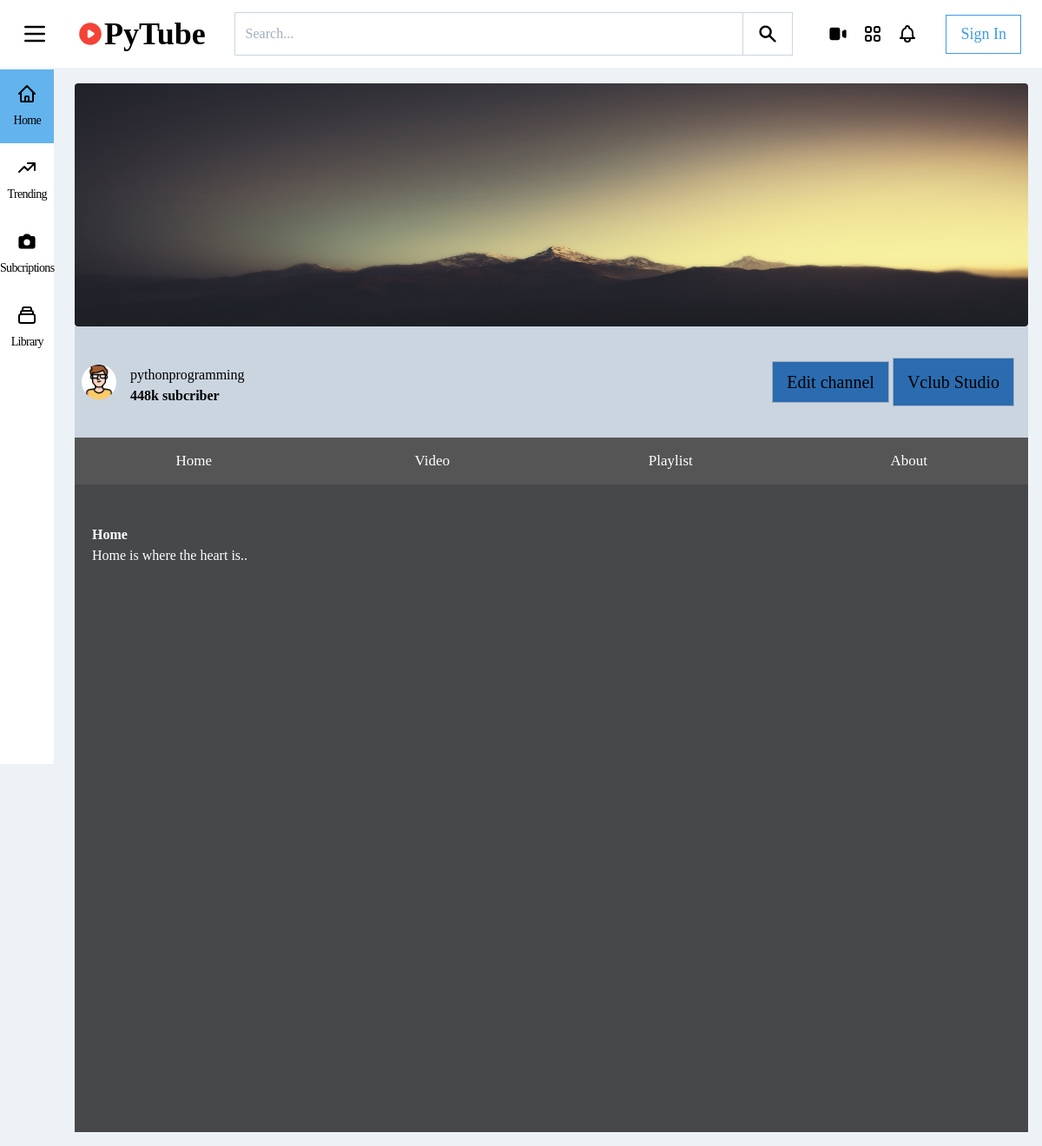
The app's page /channel/dhairya/ with its own data.
### app/models.py (models this page shows, shortened)
class Channel(models.Model):
	name = models.CharField(max_length=200)
	user = models.ForeignKey(User, on_delete=models.CASCADE)
	channel_art = models.ImageField(upload_to="channel/", default='default_art.jpg')
	channel_icon = models.ImageField(upload_to='profile/', default='default_icon.png')
	slug = models.SlugField()
	description = models.TextField(blank=True, null=True)
	category = models.ForeignKey(Category, on_delete=models.CASCADE)

### app/views.py (the view)
# urls.py: path('channel/<slug>/', views.channel, name='mychannel'),
def channel(request, slug):
	channel = Channel.objects.get(slug=slug)
	context = {
		'channel': channel
	}
	return render(request, 'channel/channel_home.html', context)

### templates/channel/channel_home.html (shortened to what this page needs)
{% extends 'base.html' %}
{% load static %}
{% block content %}
<div class=" w-full flex justify-center items-center " style="height: 280px;">
	<img src="{{ channel.channel_art.url }}" class="block w-screen rounded h-full" alt="channel art">
</div>
<div>
	<div class="w-full h-32 bg-gray-400 flex items-center justify-between">
		<div class="flex space-x-4 pt-2 px-2">
			<img src="{{channel.channel_icon.url}}" class="rounded-full h-10 w-10" alt="profile pic">
			<div>
				<h2>{{ channel.name }}</h2>
				<h4>448k subcriber</h4>
			</div>
		</div>
		<div class="py-2 px-4">
			<a href="{% url 'update_channel' channel.slug %}" class="text-xl bg-blue-700 border border-gray-500 px-4 py-3">Edit channel</a>
			<button class="text-xl bg-blue-700 border border-gray-500 px-4 py-3">Vclub Studio</button>
		</div>
	</div>
	<div class="tab-container">
		<button class="tablink active:bg-gray-300" onclick="openPage('Home', this)" id="defaultOpen">Home</button>
		<button class="tablink active:bg-gray-300" onclick="openPage('video', this)">Video</button>
		<button class="tablink active:bg-gray-300" onclick="openPage('playlist', this)">Playlist</button>
		<button class="tablink active:bg-gray-300" onclick="openPage('About', this)">About</button>
		<div id="Home" class="tabcontent">
			<h3>Home</h3>
			<p>Home is where the heart is..</p>
		</div>
	</div>
</div>
{% endblock %}

### static/css/custom.css (style rules this page uses)
.tab-container { width: 100%; height: 100vh; }
.tablink { background-color: #555; color: white; float: left; border: none; outline: none; cursor: pointer; padding: 14px 16px; font-size: 17px; width: 25%; }
.tabcontent { color: white; display: none; padding: 100px 20px; height: 100%; background-color:rgba(0, 0, 0, .7) ; }
body { margin: 0; padding: 0; font-family: Georgia, 'Times New Roman', Times, serif; }
h3,h4 { font-weight: 600; }

### records on screen
Channel: channel_art (picture), channel_icon (picture), name "pythonprogramming"
